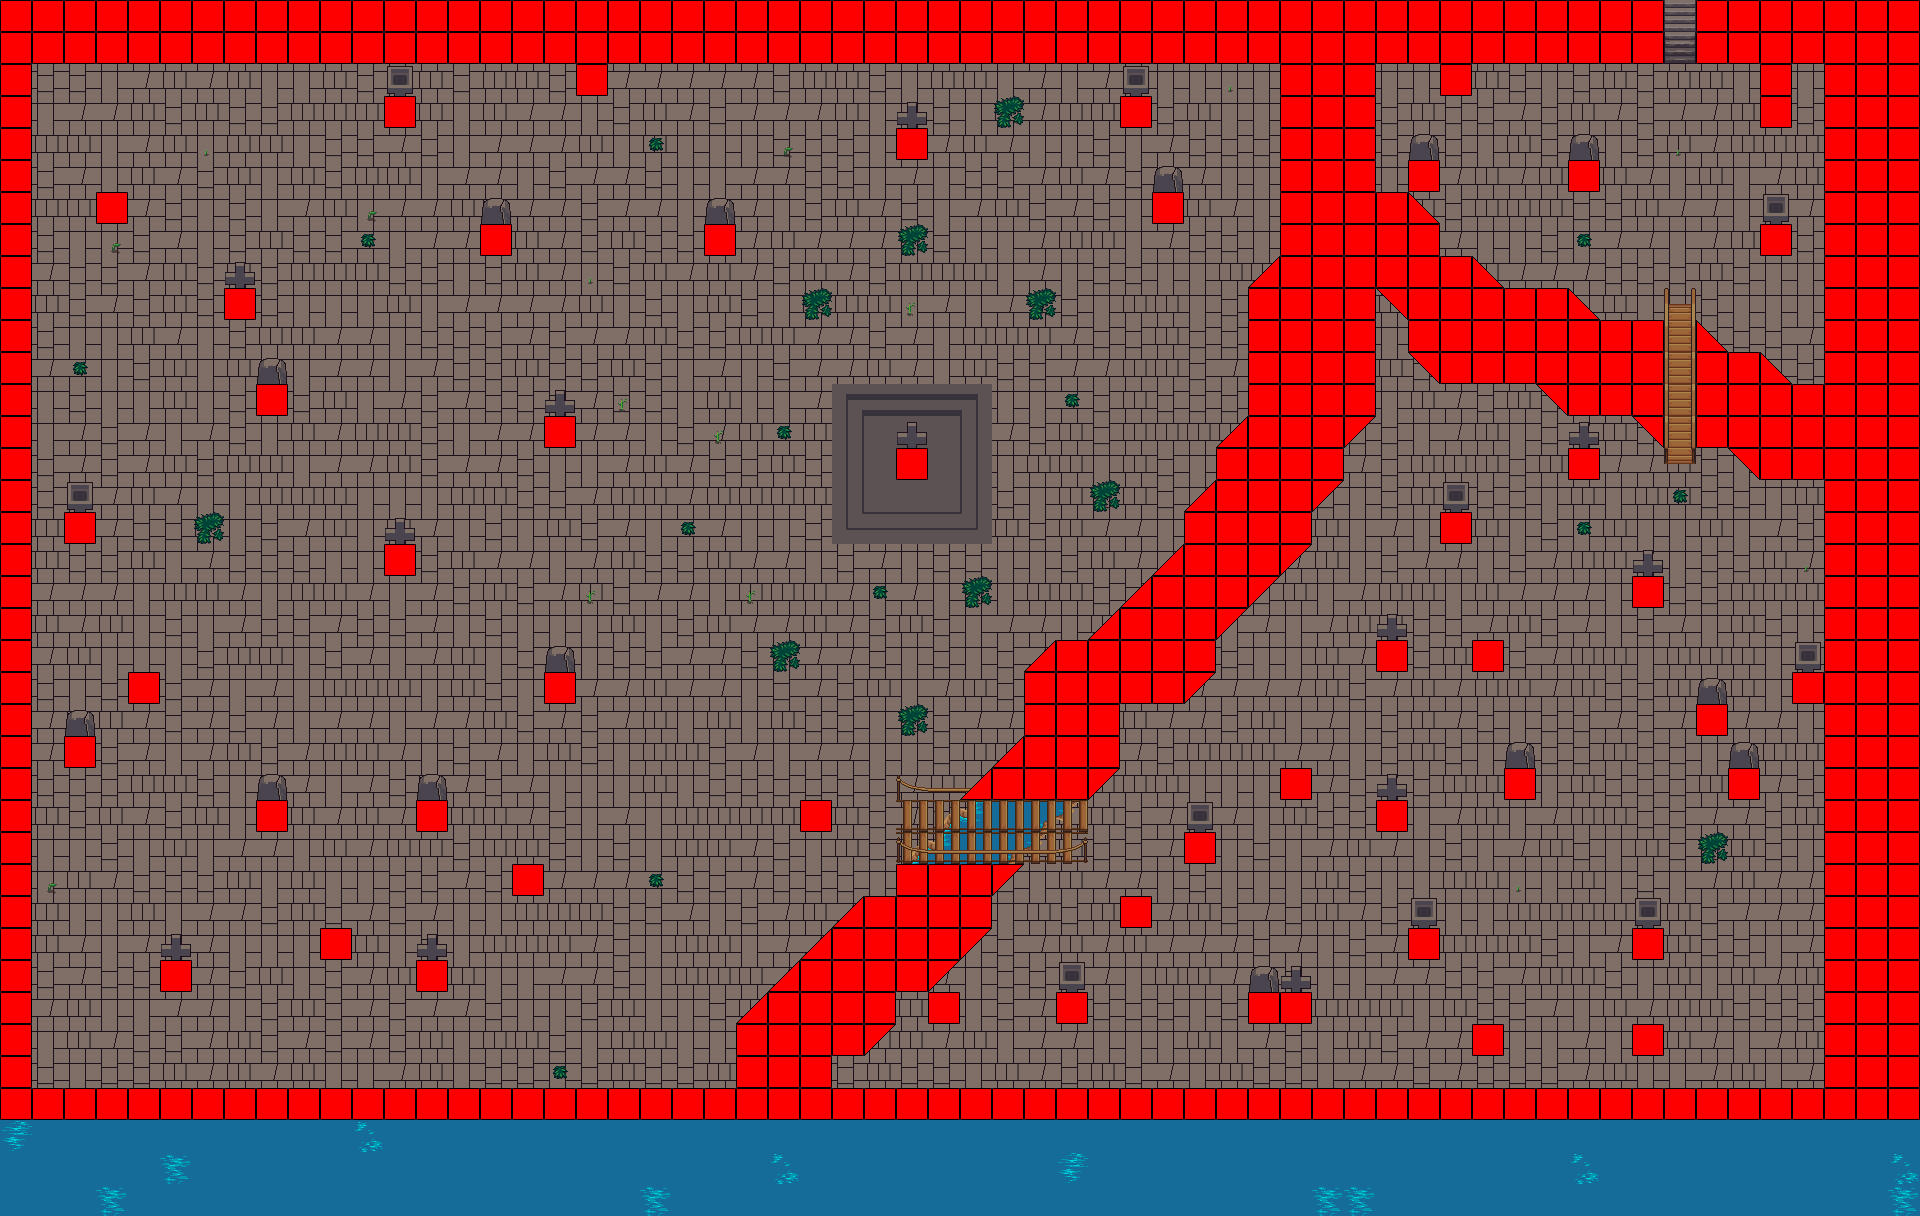

A 2D game scene composited from a Tiled map and its tileset images. What follows is a short description and the map's XML, with each tile layer's data collapsed to a summary:
An orthogonal 60x38 tile map with 32x32 px tiles, 7 tile layers (eau, sol, background, background 2, ...), 3 tilesets and 78 objects (changementMap).

<map version="1.10" tiledversion="1.10.0" orientation="orthogonal" renderorder="right-down" width="60" height="38" tilewidth="32" tileheight="32" infinite="0" nextlayerid="10" nextobjectid="113">
 <tileset firstgid="1" source="tile_terrain_atlas.tsx" />
 <tileset firstgid="1025" source="tile_colision.tsx" />
 <tileset firstgid="1050" source="tile_base_out_atlas.tsx" />
 <layer id="1" name="eau" width="60" height="38">
  <data>[2280 cells, 315 non-empty, 8 distinct tile ids]</data>
 </layer>
 <layer id="2" name="sol" width="60" height="38">
  <data>[2280 cells, 2034 non-empty, 14 distinct tile ids]</data>
 </layer>
 <layer id="3" name="background" width="60" height="38">
  <data>[2280 cells, 353 non-empty, 48 distinct tile ids]</data>
 </layer>
 <layer id="4" name="background 2" width="60" height="38">
  <data>[2280 cells, 172 non-empty, 19 distinct tile ids]</data>
 </layer>
 <layer id="5" name="overground" width="60" height="38">
  <data>[2280 cells, 39 non-empty, 3 distinct tile ids]</data>
 </layer>
 <layer id="6" name="overground 2" width="60" height="38">
  <data>[2280 cells, 0 non-empty, 0 distinct tile ids]</data>
 </layer>
 <layer id="7" name="logique" width="60" height="38">
  <data>[2280 cells, 537 non-empty, 5 distinct tile ids]</data>
 </layer>
 <objectgroup id="8" name="trigger" width="1" height="1">
  <object id="111" type="changementMap" x="1660" y="0" width="44" height="32">
   <properties>
    <property name="destiMap" value="map_start_ethernia.tmx" />
    <property name="destiX" type="int" value="1136" />
    <property name="destiY" type="int" value="716" />
   </properties>
  </object>
 </objectgroup>
 <objectgroup id="9" name="collision" visible="0" width="1" height="1">
  <object id="34" x="1281" y="-1" width="93" height="418" />
  <object id="35" x="1247" y="262" width="34" height="153" />
  <object id="36" x="1215" y="413" width="156" height="33" />
  <object id="37" x="1215" y="447" width="128" height="63" />
  <object id="38" x="1181" y="483" width="32" height="218" />
  <object id="39" x="1217" y="510" width="93" height="66" />
  <object id="40" x="1216" y="577" width="60" height="63" />
  <object id="41" x="1121" y="549" width="59" height="153" />
  <object id="42" x="1025" y="607" width="94" height="65" />
  <object id="43" x="1024" y="670" width="95" height="99" />
  <object id="44" x="896" y="833" width="157" height="61" />
  <object id="45" x="927" y="768" width="196" height="61" />
  <object id="46" x="989" y="733" width="36" height="36" />
  <object id="47" x="736" y="960" width="92" height="126" />
  <object id="48" x="830" y="928" width="159" height="126" />
  <object id="49" x="820" y="893" width="182" height="39" />
  <object id="50" x="791" y="933" width="46" height="32" />
  <object id="51" x="-7" y="1088" width="1933" height="132" />
  <object id="52" x="0" y="0" width="1927" height="66" />
  <object id="53" x="1377" y="191" width="61" height="129" />
  <object id="54" x="1440" y="255" width="64" height="64" />
  <object id="55" x="1535" y="288" width="63" height="127" />
  <object id="56" x="1409" y="287" width="122" height="96" />
  <object id="57" x="1587" y="312" width="173" height="102" />
  <object id="58" x="1749" y="352" width="109" height="133" />
  <object id="59" x="1726" y="404" width="38" height="69" />
  <object id="60" x="1630" y="397" width="106" height="54" />
  <object id="61" x="1565" y="443" width="36" height="43" />
  <object id="62" x="1436" y="502" width="38" height="51" />
  <object id="63" x="1619" y="567" width="53" height="45" />
  <object id="64" x="1786" y="668" width="49" height="44" />
  <object id="65" x="1688" y="692" width="42" height="53" />
  <object id="66" x="1721" y="763" width="48" height="40" />
  <object id="67" x="1628" y="918" width="40" height="49" />
  <object id="68" x="1625" y="1017" width="47" height="47" />
  <object id="69" x="1462" y="1020" width="49" height="36" />
  <object id="70" x="1401" y="919" width="41" height="48" />
  <object id="71" x="1495" y="758" width="52" height="51" />
  <object id="72" x="1468" y="636" width="40" height="41" />
  <object id="73" x="1376" y="641" width="31" height="31" />
  <object id="74" x="1375" y="796" width="32" height="39" />
  <object id="75" x="1280" y="766" width="33" height="38" />
  <object id="76" x="1243" y="985" width="75" height="43" />
  <object id="77" x="1179" y="824" width="38" height="54" />
  <object id="78" x="1114" y="889" width="40" height="45" />
  <object id="79" x="1051" y="987" width="42" height="43" />
  <object id="80" x="795" y="792" width="43" height="48" />
  <object id="81" x="508" y="859" width="37" height="42" />
  <object id="82" x="412" y="956" width="40" height="42" />
  <object id="83" x="313" y="922" width="46" height="41" />
  <object id="84" x="156" y="957" width="41" height="39" />
  <object id="85" x="892" y="443" width="40" height="40" />
  <object id="86" x="413" y="794" width="38" height="44" />
  <object id="87" x="542" y="673" width="36" height="33" />
  <object id="88" x="254" y="796" width="37" height="40" />
  <object id="89" x="61" y="732" width="39" height="39" />
  <object id="90" x="124" y="668" width="37" height="39" />
  <object id="91" x="64" y="510" width="33" height="35" />
  <object id="92" x="383" y="542" width="34" height="36" />
  <object id="93" x="95" y="191" width="35" height="37" />
  <object id="94" x="384" y="95" width="35" height="34" />
  <object id="95" x="572" y="60" width="42" height="41" />
  <object id="96" x="477" y="221" width="41" height="41" />
  <object id="97" x="223" y="282" width="36" height="44" />
  <object id="98" x="252" y="379" width="43" height="44" />
  <object id="99" x="699" y="213" width="42" height="50" />
  <object id="100" x="893" y="122" width="40" height="46" />
  <object id="101" x="536" y="409" width="46" height="45" />
  <object id="102" x="1402" y="156" width="43" height="39" />
  <object id="103" x="1434" y="60" width="41" height="36" />
  <object id="104" x="1559" y="153" width="45" height="45" />
  <object id="105" x="1758" y="61" width="32" height="37" />
  <object id="106" x="1757" y="212" width="41" height="55" />
  <object id="107" x="1115" y="88" width="39" height="45" />
  <object id="108" x="1144" y="188" width="43" height="39" />
  <object id="109" x="1809" y="45" width="125" height="1174" />
  <object id="112" x="0" y="0" width="36" height="1173" />
 </objectgroup>
</map>
